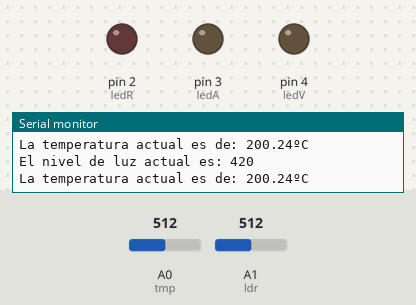
This sketch was run on a simulated Arduino Uno, built with avr-gcc and run on an emulated ATmega328P. Shown: output pins drawn as LEDs (lit = HIGH), the last lines printed to the serial monitor. Inputs (shaded band) come from the test bench; at power-on: A1 (ldr) = 512, A0 (tmp) = 512.

Above: at 2.0 s.
2.1 s: A1 (ldr) set to 1012
4.8 s: A1 (ldr) set to 1022
At 6.4 s:
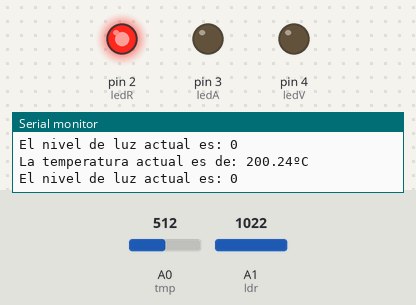
7.5 s: A0 (tmp) set to 296
10.8 s: A0 (tmp) set to 268
At 12.4 s:
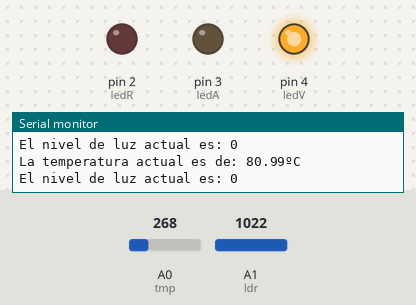
13.5 s: A0 (tmp) set to 154
16.8 s: A0 (tmp) set to 129
At 18.4 s:
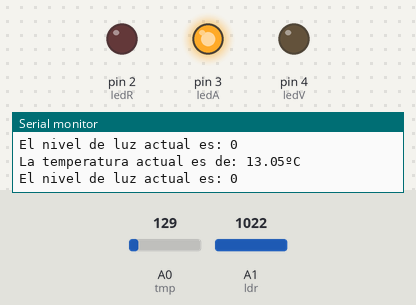
Timing chart, 0 to 19.9 s (numbered marks = the images above; inputs shaded):
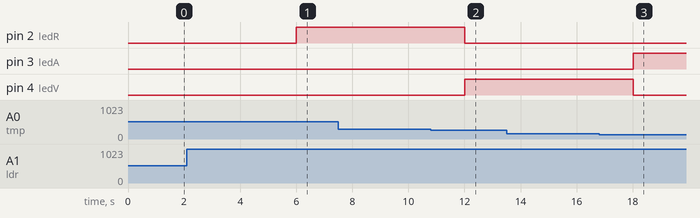

Measured:
- the behaviour switches between 1021 and 1022 on A1 (ldr) (found by bisection; images 0 and 1)
- the behaviour switches between 287 and 286 on A0 (tmp) (found by bisection; images 1 and 2)
- the behaviour switches between 140 and 139 on A0 (tmp) (found by bisection; images 2 and 3)
- after the input at 4.8 s, pin 2 (ledR): LOW → HIGH after 1.2 s
- after the input at 10.8 s, pin 2 (ledR): HIGH → LOW after 1.2 s; pin 4 (ledV): LOW → HIGH after 1.2 s
- after the input at 16.8 s, pin 3 (ledA): LOW → HIGH after 1.2 s; pin 4 (ledV): HIGH → LOW after 1.2 s

The sketch:

codigo_TP4.ino.ino
```cpp
int tmp = A0;
int ldr = A1;
#define ledR 2
#define ledA 3
#define ledV 4

void setup()
{
  pinMode(tmp, INPUT);
  pinMode(ldr, INPUT);
  pinMode(ledA, OUTPUT);
  pinMode(ledR, OUTPUT);
  pinMode(ledV, OUTPUT);
  Serial.begin(9600);
}

void loop()
{
  int ldrVal = map(analogRead(ldr), 1023, 713, 0, 255);
  int tmpVal = analogRead(tmp);
  float voltaje = tmpVal * (5.0 / 1023.0);
  float temperatura = (voltaje - 0.5) * 100;

  Serial.print("El nivel de luz actual es: ");
  Serial.println(ldrVal);
  delay(600);
  Serial.print("La temperatura actual es de: ");
  Serial.print(temperatura);
  Serial.println("ºC");
  delay(600);

  if (ldrVal == 0) {
    if (temperatura >= 90) {
      analogWrite(ledR, 255);
      analogWrite(ledA, 0);
      analogWrite(ledV, 0);
    }
    else if (temperatura >= 18) {
      analogWrite(ledV, 255);
      analogWrite(ledA, 0);
      analogWrite(ledR, 0);
    }
    else {
      analogWrite(ledA, 255);
      analogWrite(ledR, 0);
      analogWrite(ledV, 0);
    }
  }
  else {
    analogWrite(ledA, 0);
    analogWrite(ledR, 0);
    analogWrite(ledV, 0);
  }
}
```
